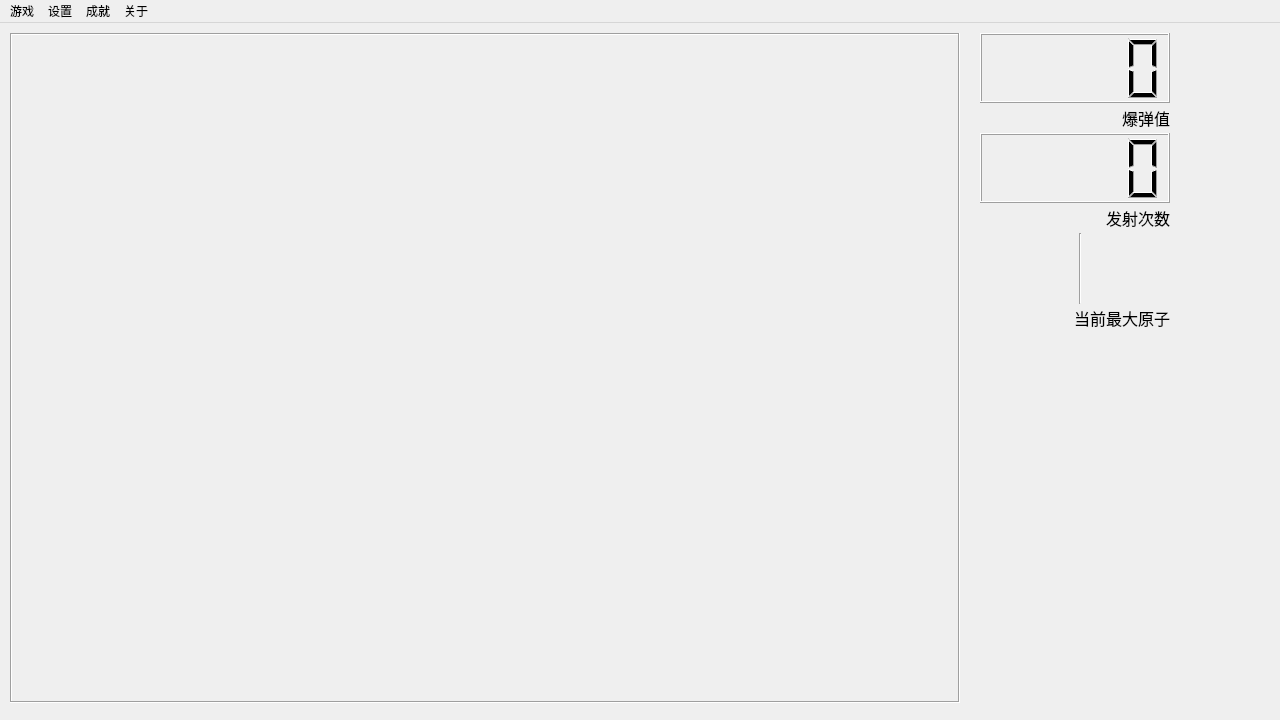
<?xml version="1.0" encoding="UTF-8"?>
<ui version="4.0">
 <class>MainWindow</class>
 <widget class="QMainWindow" name="MainWindow">
  <property name="geometry">
   <rect>
    <x>0</x>
    <y>0</y>
    <width>1280</width>
    <height>720</height>
   </rect>
  </property>
  <property name="minimumSize">
   <size>
    <width>1280</width>
    <height>720</height>
   </size>
  </property>
  <property name="maximumSize">
   <size>
    <width>1280</width>
    <height>720</height>
   </size>
  </property>
  <property name="windowTitle">
   <string>原子爆弹</string>
  </property>
  <widget class="QWidget" name="centralWidget">
   <widget class="QFrame" name="frame">
    <property name="geometry">
     <rect>
      <x>10</x>
      <y>10</y>
      <width>950</width>
      <height>670</height>
     </rect>
    </property>
    <property name="minimumSize">
     <size>
      <width>950</width>
      <height>670</height>
     </size>
    </property>
    <property name="maximumSize">
     <size>
      <width>950</width>
      <height>670</height>
     </size>
    </property>
    <property name="frameShape">
     <enum>QFrame::Box</enum>
    </property>
    <property name="frameShadow">
     <enum>QFrame::Sunken</enum>
    </property>
   </widget>
   <widget class="QLCDNumber" name="score">
    <property name="geometry">
     <rect>
      <x>980</x>
      <y>10</y>
      <width>190</width>
      <height>70</height>
     </rect>
    </property>
    <property name="minimumSize">
     <size>
      <width>190</width>
      <height>70</height>
     </size>
    </property>
    <property name="maximumSize">
     <size>
      <width>190</width>
      <height>70</height>
     </size>
    </property>
   </widget>
   <widget class="QLCDNumber" name="timerest">
    <property name="geometry">
     <rect>
      <x>980</x>
      <y>110</y>
      <width>190</width>
      <height>70</height>
     </rect>
    </property>
    <property name="minimumSize">
     <size>
      <width>190</width>
      <height>70</height>
     </size>
    </property>
    <property name="maximumSize">
     <size>
      <width>190</width>
      <height>70</height>
     </size>
    </property>
   </widget>
   <widget class="QLabel" name="label">
    <property name="geometry">
     <rect>
      <x>1100</x>
      <y>80</y>
      <width>70</width>
      <height>30</height>
     </rect>
    </property>
    <property name="font">
     <font>
      <pointsize>12</pointsize>
     </font>
    </property>
    <property name="text">
     <string>爆弹值</string>
    </property>
    <property name="alignment">
     <set>Qt::AlignRight|Qt::AlignTrailing|Qt::AlignVCenter</set>
    </property>
   </widget>
   <widget class="QLabel" name="label_2">
    <property name="geometry">
     <rect>
      <x>1059</x>
      <y>180</y>
      <width>111</width>
      <height>30</height>
     </rect>
    </property>
    <property name="font">
     <font>
      <pointsize>12</pointsize>
     </font>
    </property>
    <property name="text">
     <string>发射次数</string>
    </property>
    <property name="alignment">
     <set>Qt::AlignRight|Qt::AlignTrailing|Qt::AlignVCenter</set>
    </property>
   </widget>
   <widget class="QFrame" name="atom_show">
    <property name="geometry">
     <rect>
      <x>990</x>
      <y>210</y>
      <width>181</width>
      <height>71</height>
     </rect>
    </property>
    <property name="frameShape">
     <enum>QFrame::VLine</enum>
    </property>
    <property name="frameShadow">
     <enum>QFrame::Sunken</enum>
    </property>
   </widget>
   <widget class="QLabel" name="label_3">
    <property name="geometry">
     <rect>
      <x>1029</x>
      <y>280</y>
      <width>141</width>
      <height>30</height>
     </rect>
    </property>
    <property name="font">
     <font>
      <pointsize>12</pointsize>
     </font>
    </property>
    <property name="text">
     <string>当前最大原子</string>
    </property>
    <property name="alignment">
     <set>Qt::AlignRight|Qt::AlignTrailing|Qt::AlignVCenter</set>
    </property>
   </widget>
  </widget>
  <widget class="QMenuBar" name="menuBar">
   <property name="geometry">
    <rect>
     <x>0</x>
     <y>0</y>
     <width>1280</width>
     <height>17</height>
    </rect>
   </property>
   <widget class="QMenu" name="menu">
    <property name="title">
     <string>游戏</string>
    </property>
    <widget class="QMenu" name="menu_5">
     <property name="title">
      <string>新游戏</string>
     </property>
     <addaction name="action_4"/>
     <addaction name="action_5"/>
     <addaction name="action_6"/>
    </widget>
    <widget class="QMenu" name="menu_6">
     <property name="title">
      <string>加载存档</string>
     </property>
     <addaction name="action_8"/>
     <addaction name="action_9"/>
     <addaction name="action_10"/>
    </widget>
    <addaction name="separator"/>
    <addaction name="separator"/>
    <addaction name="menu_5"/>
    <addaction name="menu_6"/>
   </widget>
   <widget class="QMenu" name="menu_2">
    <property name="title">
     <string>设置</string>
    </property>
   </widget>
   <widget class="QMenu" name="menu_3">
    <property name="title">
     <string>成就</string>
    </property>
   </widget>
   <widget class="QMenu" name="menu_4">
    <property name="title">
     <string>关于</string>
    </property>
   </widget>
   <addaction name="menu"/>
   <addaction name="menu_2"/>
   <addaction name="menu_3"/>
   <addaction name="menu_4"/>
  </widget>
  <action name="action_4">
   <property name="text">
    <string>经典模式</string>
   </property>
  </action>
  <action name="action_5">
   <property name="text">
    <string>限时模式</string>
   </property>
  </action>
  <action name="action_6">
   <property name="text">
    <string>双人模式</string>
   </property>
  </action>
  <action name="action_8">
   <property name="text">
    <string>经典模式</string>
   </property>
  </action>
  <action name="action_9">
   <property name="text">
    <string>限时模式</string>
   </property>
  </action>
  <action name="action_10">
   <property name="text">
    <string>双人模式</string>
   </property>
  </action>
 </widget>
 <layoutdefault spacing="6" margin="11"/>
 <resources/>
 <connections/>
</ui>
